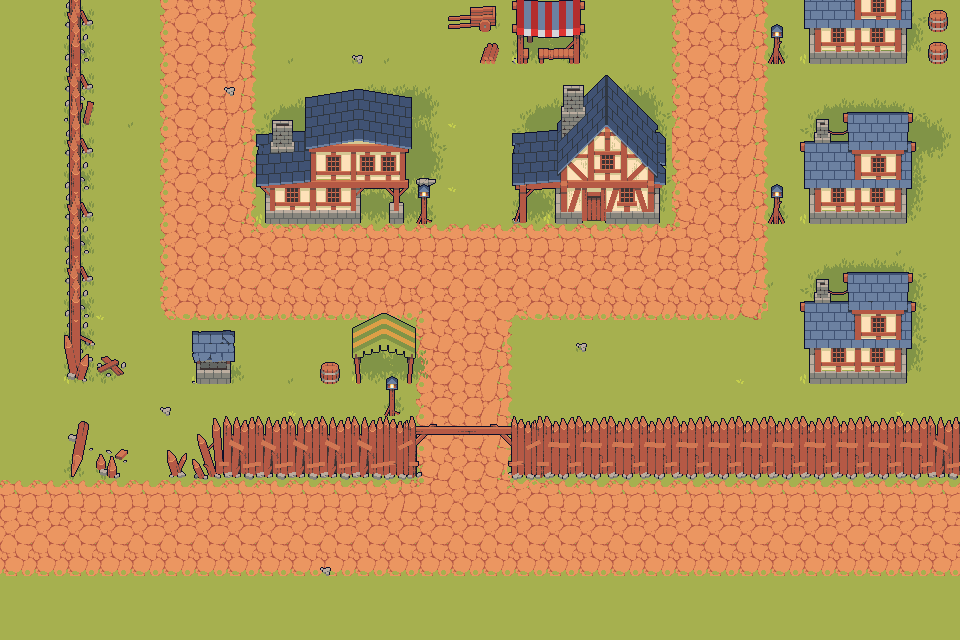

This is a level from a 2D game, rendered from its Tiled map with the project's own tilesets. A one-line summary and the map file follow, with tile-layer data summarised:
An orthogonal 30x20 tile map with 32x32 px tiles, 9 tile layers (Ground, Shadow, Stones, Grass, ...), 10 tilesets and 16 objects.

<map version="1.10" tiledversion="1.11.2" orientation="orthogonal" renderorder="right-down" width="30" height="20" tilewidth="32" tileheight="32" infinite="0" nextlayerid="20" nextobjectid="36">
 <tileset firstgid="1" name="Tileset - Element fond" tilewidth="32" tileheight="32" tilecount="64" columns="8">
  <image source="../mapMaker/ressources/1 Tiles/FieldsTileset.png" width="256" height="256" />
 </tileset>
 <tileset firstgid="65" name="Tileset - Limite terrains" tilewidth="32" tileheight="32" tilecount="64" columns="8">
  <image source="../mapMaker/ressources/1.1 Tiles/Tileset2.png" width="256" height="256" />
 </tileset>
 <tileset firstgid="129" name="Maisons" tilewidth="156" tileheight="157" tilecount="4" columns="0">
  <grid orientation="orthogonal" width="1" height="1" />
  <tile id="0">
   <image source="../mapMaker/ressources/2 Objects/7 House/1.png" width="116" height="112" />
  </tile>
  <tile id="1">
   <image source="../mapMaker/ressources/2 Objects/7 House/2.png" width="156" height="135" />
  </tile>
  <tile id="2">
   <image source="../mapMaker/ressources/2 Objects/7 House/3.png" width="147" height="157" />
  </tile>
  <tile id="3">
   <image source="../mapMaker/ressources/2 Objects/7 House/4.png" width="154" height="149" />
  </tile>
 </tileset>
 <tileset firstgid="133" name="Shadow" tilewidth="95" tileheight="62" tilecount="6" columns="0">
  <grid orientation="orthogonal" width="1" height="1" />
  <tile id="0">
   <image source="../mapMaker/ressources/2 Objects/1 Shadow/1.png" width="20" height="21" />
  </tile>
  <tile id="1">
   <image source="../mapMaker/ressources/2 Objects/1 Shadow/2.png" width="29" height="25" />
  </tile>
  <tile id="2">
   <image source="../mapMaker/ressources/2 Objects/1 Shadow/3.png" width="30" height="26" />
  </tile>
  <tile id="3">
   <image source="../mapMaker/ressources/2 Objects/1 Shadow/4.png" width="44" height="37" />
  </tile>
  <tile id="4">
   <image source="../mapMaker/ressources/2 Objects/1 Shadow/5.png" width="55" height="44" />
  </tile>
  <tile id="5">
   <image source="../mapMaker/ressources/2 Objects/1 Shadow/6.png" width="95" height="62" />
  </tile>
 </tileset>
 <tileset firstgid="139" name="Stone" tilewidth="11" tileheight="9" tilecount="6" columns="0">
  <grid orientation="orthogonal" width="1" height="1" />
  <tile id="0">
   <image source="../mapMaker/ressources/2 Objects/2 Stone/1.png" width="10" height="9" />
  </tile>
  <tile id="1">
   <image source="../mapMaker/ressources/2 Objects/2 Stone/2.png" width="9" height="7" />
  </tile>
  <tile id="2">
   <image source="../mapMaker/ressources/2 Objects/2 Stone/3.png" width="6" height="5" />
  </tile>
  <tile id="3">
   <image source="../mapMaker/ressources/2 Objects/2 Stone/4.png" width="4" height="3" />
  </tile>
  <tile id="4">
   <image source="../mapMaker/ressources/2 Objects/2 Stone/5.png" width="9" height="8" />
  </tile>
  <tile id="5">
   <image source="../mapMaker/ressources/2 Objects/2 Stone/6.png" width="11" height="9" />
  </tile>
 </tileset>
 <tileset firstgid="145" name="Decor" tilewidth="48" tileheight="54" tilecount="17" columns="0">
  <grid orientation="orthogonal" width="1" height="1" />
  <tile id="0">
   <image source="../mapMaker/ressources/2 Objects/3 Decor/1.png" width="48" height="26" />
  </tile>
  <tile id="1">
   <image source="../mapMaker/ressources/2 Objects/3 Decor/2.png" width="41" height="38" />
  </tile>
  <tile id="2">
   <image source="../mapMaker/ressources/2 Objects/3 Decor/3.png" width="19" height="21" />
  </tile>
  <tile id="3">
   <image source="../mapMaker/ressources/2 Objects/3 Decor/4.png" width="15" height="13" />
  </tile>
  <tile id="4">
   <image source="../mapMaker/ressources/2 Objects/3 Decor/5.png" width="26" height="17" />
  </tile>
  <tile id="5">
   <image source="../mapMaker/ressources/2 Objects/3 Decor/6.png" width="14" height="19" />
  </tile>
  <tile id="6">
   <image source="../mapMaker/ressources/2 Objects/3 Decor/7.png" width="20" height="14" />
  </tile>
  <tile id="7">
   <image source="../mapMaker/ressources/2 Objects/3 Decor/8.png" width="28" height="42" />
  </tile>
  <tile id="8">
   <image source="../mapMaker/ressources/2 Objects/3 Decor/9.png" width="16" height="40" />
  </tile>
  <tile id="9">
   <image source="../mapMaker/ressources/2 Objects/3 Decor/10.png" width="17" height="40" />
  </tile>
  <tile id="10">
   <image source="../mapMaker/ressources/2 Objects/3 Decor/11.png" width="21" height="40" />
  </tile>
  <tile id="11">
   <image source="../mapMaker/ressources/2 Objects/3 Decor/12.png" width="20" height="23" />
  </tile>
  <tile id="12">
   <image source="../mapMaker/ressources/2 Objects/3 Decor/13.png" width="43" height="54" />
  </tile>
  <tile id="13">
   <image source="../mapMaker/ressources/2 Objects/3 Decor/14.png" width="23" height="21" />
  </tile>
  <tile id="14">
   <image source="../mapMaker/ressources/2 Objects/3 Decor/15.png" width="23" height="21" />
  </tile>
  <tile id="15">
   <image source="../mapMaker/ressources/2 Objects/3 Decor/16.png" width="23" height="21" />
  </tile>
  <tile id="16">
   <image source="../mapMaker/ressources/2 Objects/3 Decor/17.png" width="23" height="21" />
  </tile>
 </tileset>
 <tileset firstgid="162" name="Box" tilewidth="20" tileheight="25" tilecount="5" columns="0">
  <grid orientation="orthogonal" width="1" height="1" />
  <tile id="0">
   <image source="../mapMaker/ressources/2 Objects/4 Box/1.png" width="20" height="22" />
  </tile>
  <tile id="1">
   <image source="../mapMaker/ressources/2 Objects/4 Box/3.png" width="16" height="21" />
  </tile>
  <tile id="2">
   <image source="../mapMaker/ressources/2 Objects/4 Box/4.png" width="16" height="22" />
  </tile>
  <tile id="3">
   <image source="../mapMaker/ressources/2 Objects/4 Box/5.png" width="18" height="25" />
  </tile>
  <tile id="4">
   <image source="../mapMaker/ressources/2 Objects/4 Box/1.png" width="20" height="22" />
  </tile>
 </tileset>
 <tileset firstgid="167" name="Grass" tilewidth="9" tileheight="10" tilecount="6" columns="0">
  <grid orientation="orthogonal" width="1" height="1" />
  <tile id="0">
   <image source="../mapMaker/ressources/2 Objects/5 Grass/4.png" width="8" height="5" />
  </tile>
  <tile id="1">
   <image source="../mapMaker/ressources/2 Objects/5 Grass/5.png" width="6" height="10" />
  </tile>
  <tile id="2">
   <image source="../mapMaker/ressources/2 Objects/5 Grass/6.png" width="5" height="8" />
  </tile>
  <tile id="3">
   <image source="../mapMaker/ressources/2 Objects/5 Grass/1.png" width="5" height="6" />
  </tile>
  <tile id="4">
   <image source="../mapMaker/ressources/2 Objects/5 Grass/2.png" width="9" height="6" />
  </tile>
  <tile id="5">
   <image source="../mapMaker/ressources/2 Objects/5 Grass/3.png" width="5" height="7" />
  </tile>
 </tileset>
 <tileset firstgid="173" name="Tent" tilewidth="73" tileheight="71" tilecount="4" columns="0">
  <grid orientation="orthogonal" width="1" height="1" />
  <tile id="0">
   <image source="../mapMaker/ressources/2 Objects/6 Tent/2.png" width="64" height="61" />
  </tile>
  <tile id="1">
   <image source="../mapMaker/ressources/2 Objects/6 Tent/3.png" width="65" height="62" />
  </tile>
  <tile id="2">
   <image source="../mapMaker/ressources/2 Objects/6 Tent/4.png" width="64" height="71" />
  </tile>
  <tile id="3">
   <image source="../mapMaker/ressources/2 Objects/6 Tent/1.png" width="73" height="65" />
  </tile>
 </tileset>
 <tileset firstgid="177" name="FieldsTileset" tilewidth="32" tileheight="32" tilecount="64" columns="8">
  <image source="../mapMaker/ressources/1 Tiles/FieldsTileset.png" width="256" height="256" />
 </tileset>
 <group id="16" name="Background - Au dessus">
  <layer id="1" name="Ground" width="30" height="20">
   <data>[600 cells, 600 non-empty, 17 distinct tile ids]</data>
  </layer>
  <layer id="13" name="Shadow" width="30" height="20">
   <data>[600 cells, 51 non-empty, 6 distinct tile ids]</data>
  </layer>
  <group id="18" name="Décors">
   <layer id="14" name="Stones" width="30" height="20">
    <data>[600 cells, 8 non-empty, 3 distinct tile ids]</data>
   </layer>
   <layer id="11" name="Grass" width="30" height="20">
    <data>[600 cells, 26 non-empty, 3 distinct tile ids]</data>
   </layer>
  </group>
 </group>
 <group id="17" name="Foreground - En dessous">
  <layer id="3" name="Limites" width="30" height="20">
   <data>[600 cells, 64 non-empty, 23 distinct tile ids]</data>
  </layer>
  <group id="19" name="Décors">
   <layer id="12" name="Box" width="30" height="20">
    <data>[600 cells, 3 non-empty, 1 distinct tile ids]</data>
   </layer>
   <layer id="7" name="Maisons" width="30" height="20">
    <data>[600 cells, 5 non-empty, 3 distinct tile ids]</data>
   </layer>
   <layer id="8" name="Tent" width="30" height="20">
    <data>[600 cells, 2 non-empty, 2 distinct tile ids]</data>
   </layer>
   <layer id="10" name="Décors" width="30" height="20">
    <data>[600 cells, 8 non-empty, 6 distinct tile ids]</data>
   </layer>
  </group>
 </group>
 <group id="9" name="Décors" />
 <objectgroup id="15" name="Collisions">
  <properties>
   <property name="solid" type="bool" value="true" />
  </properties>
  <object id="13" x="512" y="468" width="448" height="7">
   <properties>
    <property name="solid" type="bool" value="true" />
   </properties>
  </object>
  <object id="14" x="169" y="471.75" width="14" height="5.75">
   <properties>
    <property name="solid" type="bool" value="true" />
   </properties>
  </object>
  <object id="20" x="194.75" y="471" width="221.75" height="7.25">
   <properties>
    <property name="solid" type="bool" value="true" />
   </properties>
  </object>
  <object id="22" x="69" y="0" width="12.25" height="381">
   <properties>
    <property name="solid" type="bool" value="true" />
   </properties>
  </object>
  <object id="24" x="98.5" y="467.375" width="20.375" height="11">
   <properties>
    <property name="solid" type="bool" value="true" />
   </properties>
  </object>
  <object id="25" x="74" y="422.375" width="10.875" height="49.625">
   <properties>
    <property name="solid" type="bool" value="true" />
   </properties>
  </object>
  <object id="26" x="197.25" y="364.375" width="33.375" height="19.625">
   <properties>
    <property name="solid" type="bool" value="true" />
   </properties>
  </object>
  <object id="27" x="321.273" y="376" width="17.5455" height="7.63636">
   <properties>
    <property name="solid" type="bool" value="true" />
   </properties>
  </object>
  <object id="28" x="384.636" y="409.636" width="14.8182" height="6.36364">
   <properties>
    <property name="solid" type="bool" value="true" />
   </properties>
  </object>
  <object id="29" x="263.333" y="168.333" width="97.6667" height="53.6667">
   <properties>
    <property name="solid" type="bool" value="true" />
   </properties>
  </object>
  <object id="30" x="390" y="211.125" width="13" height="11.5">
   <properties>
    <property name="solid" type="bool" value="true" />
   </properties>
  </object>
  <object id="31" x="555.667" y="169.333" width="104" height="54.6667">
   <properties>
    <property name="solid" type="bool" value="true" />
   </properties>
  </object>
  <object id="32" x="810" y="176.333" width="96.3333" height="47.6667">
   <properties>
    <property name="solid" type="bool" value="true" />
   </properties>
  </object>
  <object id="33" x="808" y="0" width="99.3333" height="63">
   <properties>
    <property name="solid" type="bool" value="true" />
   </properties>
  </object>
  <object id="34" x="810.333" y="337.667" width="97.6667" height="45.3333">
   <properties>
    <property name="solid" type="bool" value="true" />
   </properties>
  </object>
  <object id="35" x="514" y="0" width="64" height="61">
   <properties>
    <property name="solid" type="bool" value="true" />
   </properties>
  </object>
 </objectgroup>
</map>
